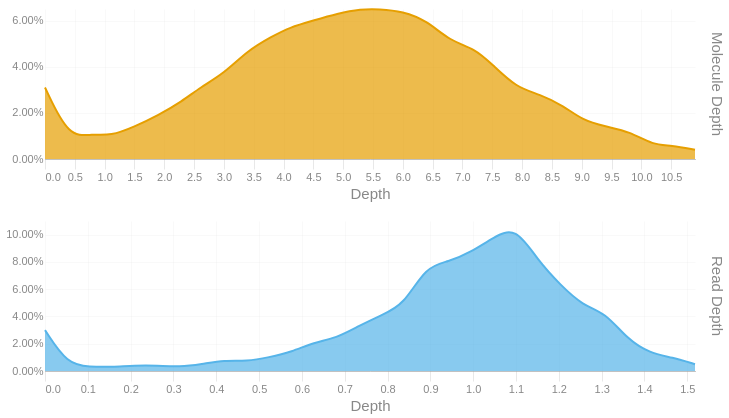

Notebook code for this chart:
### Code cell
readdep = depth_hist(tb['Read Depth'], q99, 3)
readdep = readdep.with_columns(pl.lit('Read Depth').alias('Metric'))
if not SKIPLR:
    moldep = depth_hist(tb['Molecule Depth'], mol_q99, 1)
    moldep = moldep.with_columns(pl.lit('Molecule Depth').alias('Metric'))
    _hist = pl.concat([readdep, moldep])
    _hist = _hist.filter(pl.col('Proportion') != 0)
    with SafeRender(_hist):
        (
            alt.Chart(_hist)        
            .mark_area(interpolate = "basis")
            .encode(
                x=alt.X('Bin:Q').scale(domainMin=0).axis(alt.Axis(title='Depth')),
                y = alt.Y('Proportion:Q', title = None).axis(format = '.2%'),
                color = alt.Color('Metric:N').legend(None),
                row = alt.Row("Metric:N").header(title = None, labelOrient = 'right'),
                tooltip = [
                    alt.Tooltip("Metric:N", title = "Metric"),
                    alt.Tooltip('Interval:N', title = "Depth Interval"),
                    alt.Tooltip('Proportion:Q', title = "% Alignments").format('.2%')
                ]
            )
            .resolve_scale(x='independent', y='independent')
            .properties(
                height = 150, width = 650,
                usermeta={'embedOptions': {'downloadFileName': f'{samplename}.depth.hist'}}
            )
        ).display()
else:
    readdep = readdep.filter(pl.col('Proportion') != 0)
    with SafeRender(readdep):
        (
            alt.Chart(readdep)        
            .mark_area(interpolate = "basis")
            .encode(
                x=alt.X('Bin:Q').scale(domainMin=0).axis(alt.Axis(title='Depth')),
                y = alt.Y('Proportion:Q', title = None).axis(format = '.2%'),
                tooltip = [
                    alt.Tooltip('Interval:N', title = "Depth Interval"),
                    alt.Tooltip('Proportion:Q', title = "% Alignments").format('.2%')
                ]
            )
            .properties(
                usermeta={'embedOptions': {'downloadFileName': f'{samplename}.depth.hist'}}
            )
        ).display()

### Figure 1 — Vega-Lite specification as saved in the notebook (floating-point values rounded to 4 significant figures)
{"width": 650, "height": 150, "config": {"title": {"anchor": "start", "dy": -15, "fontSize": 18, "color": "#888888", "subtitleColor": "#888888", "subtitleFontSize": 14}, "arc": {"fill": "#0072B2"}, "axis": {"domainColor": "#888888", "domainWidth": 0.5, "gridWidth": 0.2, "grid": false, "titleFontWeight": 400, "titleFontSize": 15, "labelFontSize": 11, "labelColor": "#888888", "tickColor": "#888888", "tickWidth": 0.2, "titleColor": "#888888"}, "axisBand": {"grid": false}, "axisX": {"grid": true, "tickSize": 10, "domainCap": "round"}, "axisY": {"domain": false, "grid": true, "tickSize": 0, "domainCap": "round"}, "background": "transparent", "header": {"labelFontSize": 15, "labelColor": "#888888", "titleFontSize": 15, "titleFontWeight": 600, "titleColor": "#888888"}, "legend": {"labelFont": "sans-serif", "labelFontSize": 12, "labelColor": "#888888", "symbolSize": 100, "symbolType": "circle", "titleFontSize": 12, "titlePadding": 10, "titleColor": "#888888", "title": null}, "range": {"category": ["#E69F00", "#56B4E9", "#009E73", "#F0E442", "#0072B2", "#D55E00", "#CC79A7", "#000000"], "diverging": ["#cfe8f3", "#a2d4ec", "#73bfe2", "#46abdb", "#1696d2", "#12719e"]}, "area": {"fill": "#0072B2", "fillOpacity": 0.7, "line": true, "strokeOpacity": 0.7}, "line": {"color": "#0072B2", "stroke": "#0072B2", "strokeWidth": 2}, "trail": {"color": "#0072B2", "stroke": "#0072B2", "strokeWidth": 0, "size": 1}, "point": {"filled": true, "fillOpacity": 1.0, "size": 95}, "text": {"color": "#888888", "fontSize": 11, "align": "right", "fontWeight": 400, "size": 11}, "bar": {"fill": "#0072B2", "stroke": null}, "view": {"stroke": null, "continuousWidth": 660, "continuousHeight": 400}}, "data": {"name": "data-f116e535458bb51152181fd13a607fce"}, "mark": {"type": "area", "interpolate": "basis"}, "encoding": {"color": {"field": "Metric", "legend": null, "type": "nominal"}, "row": {"field": "Metric", "header": {"title": null, "labelOrient": "right"}, "type": "nominal"}, "tooltip": [{"field": "Metric", "title": "Metric", "type": "nominal"}, {"field": "Interval", "title": "Depth Interval", "type": "nominal"}, {"field": "Proportion", "format": ".2%", "title": "% Alignments", "type": "quantitative"}], "x": {"axis": {"title": "Depth"}, "field": "Bin", "scale": {"domainMin": 0}, "type": "quantitative"}, "y": {"axis": {"format": ".2%"}, "field": "Proportion", "title": null, "type": "quantitative"}}, "resolve": {"scale": {"x": "independent", "y": "independent"}}, "usermeta": {"embedOptions": {"downloadFileName": "S1_Annapolis_4.depth.hist"}}, "$schema": "https://vega.github.io/schema/vega-lite/v6.1.0.json", "datasets": {"data-f116e535458bb51152181fd13a607fce": [{"Bin": 0.0, "Interval": "0.0-0.052", "Proportion": 0.03, "Metric": "Read Depth"}, {"Bin": 0.052, "Interval": "0.052-0.105", "Proportion": 0.005, "Metric": "Read Depth"}, {"Bin": 0.105, "Interval": "0.105-0.157", "Proportion": 0.003, "Metric": "Read Depth"}, {"Bin": 0.157, "Interval": "0.157-0.209", "Proportion": 0.003, "Metric": "Read Depth"}, {"Bin": 0.209, "Interval": "0.209-0.262", "Proportion": 0.004, "Metric": "Read Depth"}, {"Bin": 0.262, "Interval": "0.262-0.314", "Proportion": 0.004, "Metric": "Read Depth"}, {"Bin": 0.314, "Interval": "0.314-0.366", "Proportion": 0.003, "Metric": "Read Depth"}, {"Bin": 0.366, "Interval": "0.366-0.419", "Proportion": 0.005, "Metric": "Read Depth"}, {"Bin": 0.419, "Interval": "0.419-0.471", "Proportion": 0.008, "Metric": "Read Depth"}, {"Bin": 0.471, "Interval": "0.471-0.523", "Proportion": 0.007, "Metric": "Read Depth"}, {"Bin": 0.523, "Interval": "0.523-0.576", "Proportion": 0.01, "Metric": "Read Depth"}, {"Bin": 0.576, "Interval": "0.576-0.628", "Proportion": 0.014, "Metric": "Read Depth"}, {"Bin": 0.628, "Interval": "0.628-0.68", "Proportion": 0.021, "Metric": "Read Depth"}, {"Bin": 0.68, "Interval": "0.68-0.733", "Proportion": 0.024, "Metric": "Read Depth"}, {"Bin": 0.733, "Interval": "0.733-0.785", "Proportion": 0.033, "Metric": "Read Depth"}, {"Bin": 0.785, "Interval": "0.785-0.837", "Proportion": 0.041, "Metric": "Read Depth"}, {"Bin": 0.837, "Interval": "0.837-0.89", "Proportion": 0.048, "Metric": "Read Depth"}, {"Bin": 0.89, "Interval": "0.89-0.942", "Proportion": 0.077, "Metric": "Read Depth"}, {"Bin": 0.942, "Interval": "0.942-0.994", "Proportion": 0.08, "Metric": "Read Depth"}, {"Bin": 0.994, "Interval": "0.994-1.047", "Proportion": 0.087, "Metric": "Read Depth"}, {"Bin": 1.047, "Interval": "1.047-1.099", "Proportion": 0.098, "Metric": "Read Depth"}, {"Bin": 1.099, "Interval": "1.099-1.151", "Proportion": 0.106, "Metric": "Read Depth"}, {"Bin": 1.151, "Interval": "1.151-1.204", "Proportion": 0.081, "Metric": "Read Depth"}, {"Bin": 1.204, "Interval": "1.204-1.256", "Proportion": 0.063, "Metric": "Read Depth"}, {"Bin": 1.256, "Interval": "1.256-1.308", "Proportion": 0.048, "Metric": "Read Depth"}, {"Bin": 1.308, "Interval": "1.308-1.361", "Proportion": 0.043, "Metric": "Read Depth"}, {"Bin": 1.361, "Interval": "1.361-1.413", "Proportion": 0.023, "Metric": "Read Depth"}, {"Bin": 1.413, "Interval": "1.413-1.465", "Proportion": 0.013, "Metric": "Read Depth"}, {"Bin": 1.465, "Interval": "1.465-1.518", "Proportion": 0.01, "Metric": "Read Depth"}, {"Bin": 1.518, "Interval": "1.518-1.57", "Proportion": 0.005, "Metric": "Read Depth"}, {"Bin": 0.0, "Interval": "0.0-0.4", "Proportion": 0.031, "Metric": "Molecule Depth"}, {"Bin": 0.4, "Interval": "0.4-0.8", "Proportion": 0.009, "Metric": "Molecule Depth"}, {"Bin": 0.8, "Interval": "0.8-1.1", "Proportion": 0.011, "Metric": "Molecule Depth"}, {"Bin": 1.1, "Interval": "1.1-1.5", "Proportion": 0.01, "Metric": "Molecule Depth"}, {"Bin": 1.5, "Interval": "1.5-1.9", "Proportion": 0.014, "Metric": "Molecule Depth"}, {"Bin": 1.9, "Interval": "1.9-2.3", "Proportion": 0.019, "Metric": "Molecule Depth"}, {"Bin": 2.3, "Interval": "2.3-2.6", "Proportion": 0.025, "Metric": "Molecule Depth"}, {"Bin": 2.6, "Interval": "2.6-3.0", "Proportion": 0.031, "Metric": "Molecule Depth"}, {"Bin": 3.0, "Interval": "3.0-3.4", "Proportion": 0.037, "Metric": "Molecule Depth"}, {"Bin": 3.4, "Interval": "3.4-3.8", "Proportion": 0.047, "Metric": "Molecule Depth"}, {"Bin": 3.8, "Interval": "3.8-4.1", "Proportion": 0.053, "Metric": "Molecule Depth"}, {"Bin": 4.1, "Interval": "4.1-4.5", "Proportion": 0.057, "Metric": "Molecule Depth"}, {"Bin": 4.5, "Interval": "4.5-4.9", "Proportion": 0.06, "Metric": "Molecule Depth"}, {"Bin": 4.9, "Interval": "4.9-5.3", "Proportion": 0.063, "Metric": "Molecule Depth"}, {"Bin": 5.3, "Interval": "5.3-5.6", "Proportion": 0.065, "Metric": "Molecule Depth"}, {"Bin": 5.6, "Interval": "5.6-6.0", "Proportion": 0.065, "Metric": "Molecule Depth"}, {"Bin": 6.0, "Interval": "6.0-6.4", "Proportion": 0.064, "Metric": "Molecule Depth"}, {"Bin": 6.4, "Interval": "6.4-6.8", "Proportion": 0.06, "Metric": "Molecule Depth"}, {"Bin": 6.8, "Interval": "6.8-7.2", "Proportion": 0.051, "Metric": "Molecule Depth"}, {"Bin": 7.2, "Interval": "7.2-7.5", "Proportion": 0.048, "Metric": "Molecule Depth"}, {"Bin": 7.5, "Interval": "7.5-7.9", "Proportion": 0.041, "Metric": "Molecule Depth"}, {"Bin": 7.9, "Interval": "7.9-8.3", "Proportion": 0.031, "Metric": "Molecule Depth"}, {"Bin": 8.3, "Interval": "8.3-8.7", "Proportion": 0.028, "Metric": "Molecule Depth"}, {"Bin": 8.7, "Interval": "8.7-9.0", "Proportion": 0.023, "Metric": "Molecule Depth"}, {"Bin": 9.0, "Interval": "9.0-9.4", "Proportion": 0.017, "Metric": "Molecule Depth"}, {"Bin": 9.4, "Interval": "9.4-9.8", "Proportion": 0.014, "Metric": "Molecule Depth"}, {"Bin": 9.8, "Interval": "9.8-10.2", "Proportion": 0.012, "Metric": "Molecule Depth"}, {"Bin": 10.2, "Interval": "10.2-10.5", "Proportion": 0.006, "Metric": "Molecule Depth"}, {"Bin": 10.5, "Interval": "10.5-10.9", "Proportion": 0.006, "Metric": "Molecule Depth"}, {"Bin": 10.9, "Interval": "10.9-11.3", "Proportion": 0.004, "Metric": "Molecule Depth"}]}}
